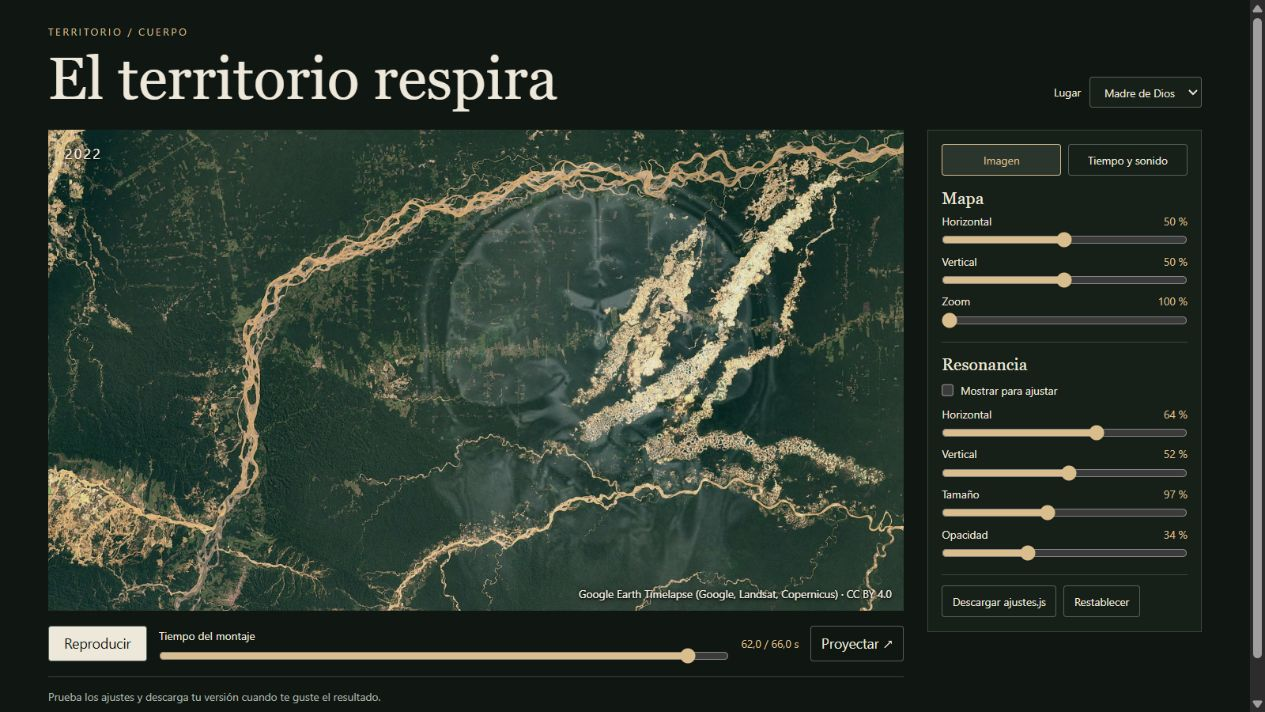
#> input picture montaje_obra/vista-ajustes.png, 1265 x 712 px, given in place of territorio_2000.png, which was not available
$ python preparar_dano.py
#> lines starting #> are read from the running program, lines starting #| are printed output that depends on the picture; after the words box and inside, x2 and y2 are one past the last pixel; in counts of white or black regions, pixels touching at a corner belong together
"""Calcula el crecimiento artístico para los tres encuadres RGB."""
from base64 import b64encode
from heapq import heappop, heappush
from pathlib import Path
import json

import cv2
import numpy as np

HERE = Path(__file__).resolve().parent
SOURCE = HERE.parent / 'material_timelapse'
WIDTH, HEIGHT = 320, 180
TEXTURE_SIZE = (1280, 720)

# Limita las semillas a las cicatrices centrales. Los ríos principales quedan fuera.
MADRE = [
    (.58, .59), (.595, .49), (.612, .39), (.653, .30), (.685, .26),
    (.717, .25), (.744, .206), (.81, .186), (.813, .29), (.785, .38),
    (.793, .49), (.743, .566), (.777, .585), (.850, .62), (.877, .672),
    (.820, .675), (.764, .647), (.716, .643), (.666, .653), (.635, .622),
    (.581, .626),
]
PARIAMANU = [
    [(.56, .343), (.595, .343), (.619, .354), (.651, .355), (.656, .402), (.57, .408)],
    [(.749, .553), (.775, .535), (.819, .557), (.825, .599), (.863, .634), (.904, .625),
     (.899, .687), (.824, .694), (.787, .656), (.736, .636)],
]
CAMANTI = [
    [(.28, .21), (.35, .20), (.39, .42), (.45, .442), (.476, .481), (.528, .437),
     (.568, .439), (.579, .552), (.471, .573), (.38, .55), (.299, .535), (.311, .452),
     (.35, .417), (.324, .332)],
    [(.225, .534), (.291, .543), (.273, .599), (.252, .644), (.277, .723),
     (.23, .797), (.2, .762), (.241, .685), (.208, .632)],
]
PLACES = {
    'madre': dict(folder='con_margen', polygons=[MADRE], luma=130, change=34, area=7,
                  max_cost=19, seed=31, filename='dano_textura.png'),
    'pariamanu': dict(folder='pariamanu', polygons=PARIAMANU, luma=125, change=32, area=4,
                      max_cost=8, seed=52, filename='dano_pariamanu.png'),
    'camanti': dict(folder='camanti', polygons=CAMANTI, luma=104, change=25, area=5,
                    max_cost=11, seed=73, filename='dano_camanti.png'),
}
NEIGHBORS = [
    (-1, 0, .94), (1, 0, .94), (0, -1, 1.08), (0, 1, 1.08),
    (-1, -1, 1.42), (-1, 1, 1.42), (1, -1, 1.42), (1, 1, 1.42),
]


def load_year(folder, year):
#> called with folder = 'con_margen', year = 2000
    image = cv2.imread(str(SOURCE / folder / f'territorio_{year}.png'))
#> image is the input picture: shape (712, 1265, 3); mean B, G, R 45.4, 55.1, 45.1
    if image is None:
        raise FileNotFoundError(f'Falta el mosaico {year} de {folder}.')
    image = cv2.resize(image, (WIDTH, HEIGHT), interpolation=cv2.INTER_AREA)
#> image: shape (180, 320, 3)
    return cv2.cvtColor(image, cv2.COLOR_BGR2RGB).astype(np.float32)
#> call 2 of load_year, with folder = 'con_margen', year = 2022
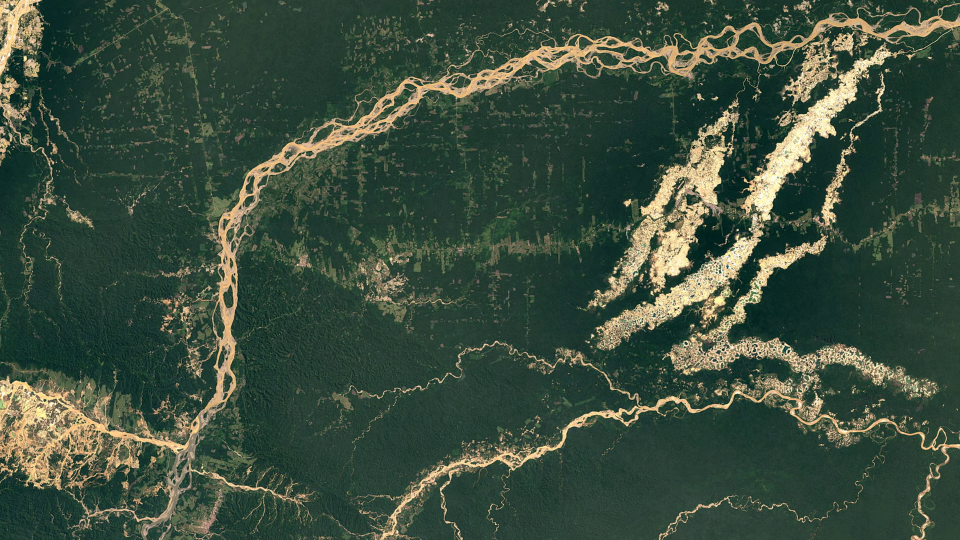
#> input picture material_timelapse/territorio_2022.png, 1920 x 1080 px, found by its file name (shown at 1/2 size)
#> in load_year, image is the input picture: shape (1080, 1920, 3); mean B, G, R 61.6, 77.9, 60


def rgb_luma(image):
    return image @ np.array([.299, .587, .114], dtype=np.float32)
#> returned value: shape (180, 320) float32


def seeds_from_images(before, after, polygons, minimum_luma, minimum_change, minimum_area):
    contours = [(np.array(polygon) * (WIDTH, HEIGHT)).round().astype(np.int32) for polygon in polygons]
    area = cv2.fillPoly(np.zeros((HEIGHT, WIDTH), np.uint8), contours, 1)
    luma = rgb_luma(after)
    red, green, blue = np.moveaxis(after, -1, 0)
    recent = luma - rgb_luma(before)
    bright = (luma > minimum_luma) & (red >= green - 5) & (green >= blue + 6) & (recent > minimum_change)
#> bright: shape (180, 320) bool; 9.9% white; 212 white regions (191 under 20 px), largest, box (x1, y1, x2, y2) and area: (80, 5, 317, 65) 1068, (199, 15, 297, 113) 990, (197, 37, 246, 102) 751
    _, labels, stats, _ = cv2.connectedComponentsWithStats((area & bright).astype(np.uint8))
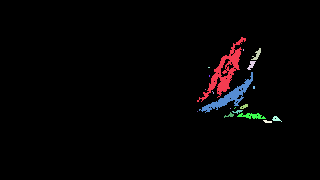
#> labels: shape (180, 320) int32; 20 distinct labels, from 0 to 19; one colour per label, 0 black
#> stats = 20 rows, first 6: [0, 0, 320, 180, 56056], [197, 37, 49, 65, 751], [243, 49, 1, 2, 2], [251, 48, 10, 12, 48], [247, 61, 9, 9, 39], [208, 67, 2, 1, 2]
    kept = stats[:, cv2.CC_STAT_AREA] >= minimum_area
    kept[0] = False
    return kept[labels]
#> returned value: shape (180, 320) bool; 2.6% white; 10 white regions (1 under 20 px), largest, box (x1, y1, x2, y2) and area: (197, 37, 246, 102) 751, (199, 72, 253, 113) 467, (237, 113, 266, 119) 101


def arrival_cost(seeds, cost, bounds, max_cost):
    arrival = np.full((HEIGHT, WIDTH), np.inf)
    arrival[seeds] = 0
    queue = [(0., int(y), int(x)) for y, x in np.argwhere(seeds)]
    while queue:
        current, y, x = heappop(queue)
        if current != arrival[y, x]:
            continue
        for dy, dx, step in NEIGHBORS:
            ny, nx = y + dy, x + dx
            if not (0 <= ny < HEIGHT and 0 <= nx < WIDTH and bounds[ny, nx]):
                continue
            next_cost = current + step * (cost[y, x] + cost[ny, nx]) * .5
            if next_cost < max_cost and next_cost < arrival[ny, nx]:
                arrival[ny, nx] = next_cost
                heappush(queue, (next_cost, ny, nx))
    return arrival


def build_place(folder, polygons, luma, change, area, max_cost, seed, filename):
    before, after = load_year(folder, 2000), load_year(folder, 2022)
    seeds = seeds_from_images(before, after, polygons, luma, change, area)
    if not seeds.any():
        raise ValueError(f'El recorte de {folder} no produjo semillas de crecimiento.')
    rng = np.random.default_rng(seed)
    broad = cv2.resize(rng.random((30, 49)), (WIDTH, HEIGHT), interpolation=cv2.INTER_CUBIC)
    fine = cv2.resize(rng.random((88, 150)), (WIDTH, HEIGHT), interpolation=cv2.INTER_LINEAR)
    texture = np.clip(.69 * broad + .31 * fine, 0, 1)
    cost = 0.49 + 1.8 * texture ** 2 + .80 * (1 - fine) ** 3
    # En Madre de Dios el recorte incluye dos corredores fluviales grandes.
    bounds = rgb_luma(after) > 31
#> bounds: shape (180, 320) bool; 99.4% white; black in thin lines or dots, all inside (x1, y1, x2, y2) = (4, 1, 270, 110)
    if folder == 'con_margen':
        bounds[:32] = False
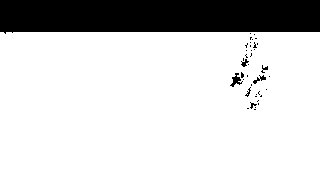
#> bounds: shape (180, 320) bool; 81.7% white; 39 black regions (32 under 20 px), largest, box (x1, y1, x2, y2) and area: (0, 0, 320, 34) 10244, (230, 73, 243, 87) 77, (253, 75, 266, 84) 45
        bounds[124:] = False
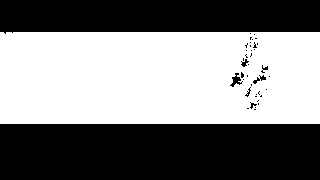
#> bounds: shape (180, 320) bool; 50.6% white; 40 black regions (32 under 20 px), largest, box (x1, y1, x2, y2) and area: (0, 124, 320, 180) 17920, (0, 0, 320, 34) 10244, (230, 73, 243, 87) 77
    arrival = arrival_cost(seeds, cost, bounds | seeds, max_cost)
#> in arrival_cost, `queue = [(0., int(y), int(x)) for y, x in np.argwhere(seeds)]`: queue = 1524 items, first 6: (0, 37, 241), (0, 37, 242), (0, 38, 241), (0, 38, 242), (0, 38, 243), (0, 38, 244)
#> the loop in arrival_cost, `while queue:` made 10415 passes
#> (y, x) on passes 1 to 3: (37, 241), (37, 242), (38, 241)
    spreading = np.isfinite(arrival) & ~seeds
#> spreading: shape (180, 320) bool; 10.2% white; 16 white regions (14 under 20 px), largest, box (x1, y1, x2, y2) and area: (182, 32, 297, 124) 5793, (221, 59, 234, 77) 89
    times = np.full((HEIGHT, WIDTH), 255, np.uint8)
    times[spreading] = (8 + 238 * arrival[spreading] / max_cost).astype(np.uint8)

    # La expansión se calcula a baja resolución y la textura conserva detalle fino.
    detailed = cv2.resize(rng.random((242, 430)), TEXTURE_SIZE, interpolation=cv2.INTER_CUBIC)
    grain = rng.random(TEXTURE_SIZE[::-1])
    tone = np.clip(.22 * cv2.resize(broad, TEXTURE_SIZE) + .32 * cv2.resize(fine, TEXTURE_SIZE)
                   + .31 * detailed + .15 * grain, 0, 1)
    colors = np.stack([112 + 141 * tone, 77 + 148 * tone, 43 + 139 * tone], axis=-1)
    opacity = np.clip((tone - .28) / .40, 0, 1) ** .83
    taper = np.clip((max_cost - np.minimum(arrival, max_cost)) / min(2.4, max_cost / 4), 0, 1)
    opacity *= cv2.resize(taper * spreading, TEXTURE_SIZE)
    visual = np.dstack([colors, 255 * opacity]).astype(np.uint8)
    visual[visual[:, :, 3] == 0] = 0
    if not cv2.imwrite(str(HERE / filename), cv2.cvtColor(visual, cv2.COLOR_RGBA2BGRA)):
        raise OSError('No se pudo guardar la textura de expansión.')
    print(f'{folder}: {seeds.sum()} semillas y {spreading.sum()} celdas de expansión.')
#| con_margen: 1524 semillas y 5900 celdas de expansión.
    return dict(texture=filename, times=b64encode(times.tobytes()).decode('ascii'))


def build():
    data = dict(width=WIDTH, height=HEIGHT, places={key: build_place(**profile) for key, profile in PLACES.items()})
#> call 3 of load_year, with folder = 'pariamanu', year = 2000
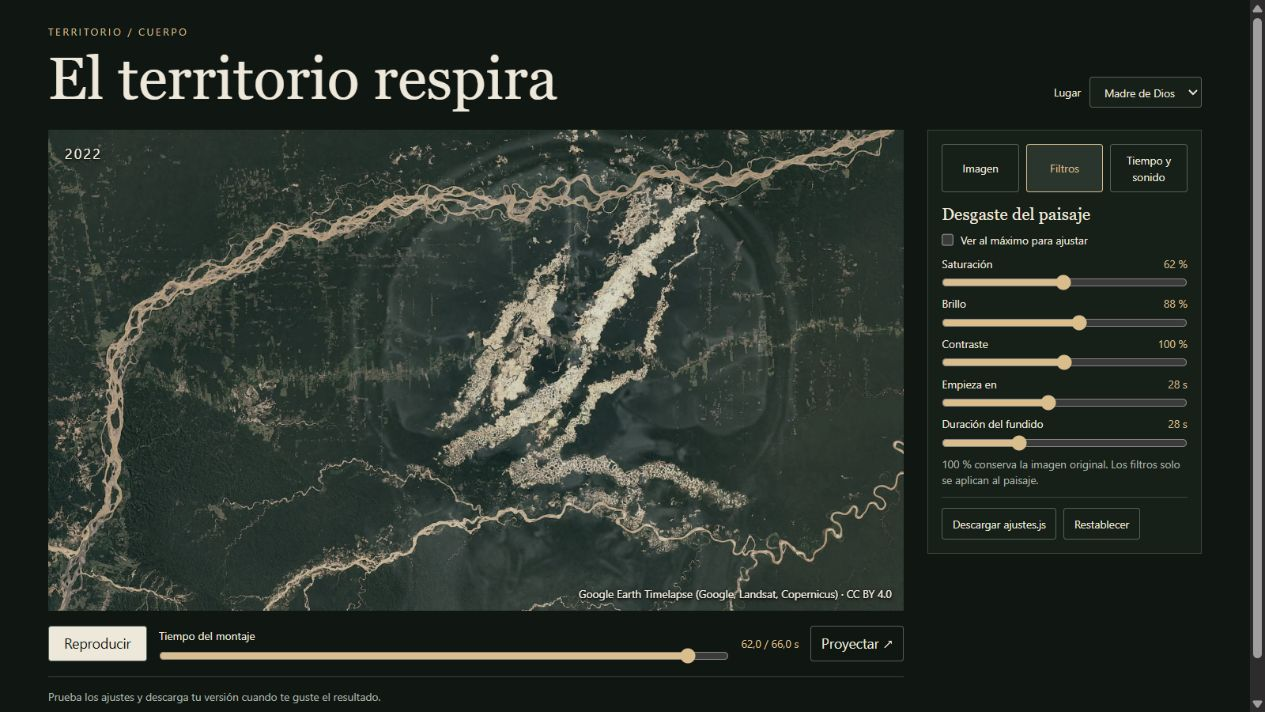
#> input picture montaje_obra/vista-desgaste.png, 1265 x 712 px, given in place of territorio_2000.png, which was not available
#> in load_year, image is the input picture: shape (712, 1265, 3); mean B, G, R 43.6, 50.4, 43.4
#> in seeds_from_images (call 2), `area = cv2.fillPoly(np.zeros((HEIGHT, WIDTH), np.uint8), contours, 1)`: area: shape (180, 320); values 0 (black) and 1 (white), 2.1% white; 2 white regions, box (x1, y1, x2, y2) and area: (236, 96, 290, 126) 892, (179, 62, 211, 74) 310
#> in seeds_from_images (call 2), `bright = (luma > minimum_luma) & (red >= green - 5) & (green >= blue +..`: bright: shape (180, 320) bool; 10.7% white; 221 white regions (201 under 20 px), largest, box (x1, y1, x2, y2) and area: (0, 5, 317, 162) 2335, (199, 15, 297, 116) 1025, (196, 37, 246, 102) 782
#> in seeds_from_images (call 2), `_, labels, stats, _ = cv2.connectedComponentsWithStats((area & bright)..`: labels: shape (180, 320) int32; 8 distinct labels, from 0 to 7
#> in seeds_from_images (call 2), `return kept[labels]`: returned value: shape (180, 320) bool; 0.5% white; 4 white regions (2 under 20 px), largest, box (x1, y1, x2, y2) and area: (239, 113, 289, 125) 226, (237, 102, 248, 114) 43
#> the loop in arrival_cost (call 2), `while queue:` made 2289 passes
#> (y, x) on passes 1 to 3: (97, 253), (98, 249), (98, 251)
#> in build_place (call 2), `spreading = np.isfinite(arrival) & ~seeds`: spreading: shape (180, 320) bool; 2.3% white; 7 white regions (6 under 20 px), largest, box (x1, y1, x2, y2) and area: (230, 89, 296, 133) 1333
#| pariamanu: 288 semillas y 1339 celdas de expansión.
#> call 3 of seeds_from_images, with minimum_luma = 104, minimum_change = 25, minimum_area = 5
#> in seeds_from_images (call 3), `area = cv2.fillPoly(np.zeros((HEIGHT, WIDTH), np.uint8), contours, 1)`: area: shape (180, 320); values 0 (black) and 1 (white), 5.8% white; 2 white regions, box (x1, y1, x2, y2) and area: (90, 36, 186, 104) 2580, (64, 96, 94, 144) 747
#> in seeds_from_images (call 3), `bright = (luma > minimum_luma) & (red >= green - 5) & (green >= blue +..`:
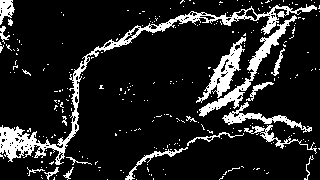
#> bright: shape (180, 320) bool; 13.4% white; 264 white regions (245 under 20 px), largest, box (x1, y1, x2, y2) and area: (0, 4, 317, 165) 2989, (199, 15, 297, 117) 1113, (196, 37, 246, 103) 882
#> in seeds_from_images (call 3), `_, labels, stats, _ = cv2.connectedComponentsWithStats((area & bright)..`: labels: shape (180, 320) int32; 26 distinct labels, from 0 to 25
#> in seeds_from_images (call 3), `_, labels, stats, _ = cv2.connectedComponentsWithStats((area & bright)..`: stats = 26 rows, first 6: [0, 0, 320, 180, 57268], [96, 39, 20, 13, 98], [101, 52, 2, 1, 2], [182, 79, 1, 1, 1], [170, 81, 2, 1, 2], [176, 81, 1, 1, 1]
#> in seeds_from_images (call 3), `return kept[labels]`: returned value: shape (180, 320) bool; 0.52% white in thin lines or dots, all inside (x1, y1, x2, y2) = (66, 39, 122, 141)
#> call 3 of arrival_cost, with max_cost = 11
#> in arrival_cost (call 3), `queue = [(0., int(y), int(x)) for y, x in np.argwhere(seeds)]`: queue = 301 items, first 6: (0, 39, 111), (0, 40, 109), (0, 40, 110), (0, 40, 111), (0, 41, 108), (0, 41, 109)
#> the loop in arrival_cost (call 3), `while queue:` made 4757 passes
#> (y, x) on passes 1 to 3: (39, 111), (40, 109), (40, 110)
#> after the loop in arrival_cost (call 3), `while queue:`:
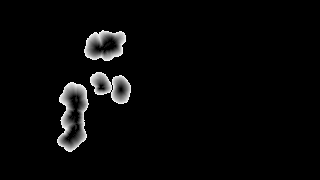
#> arrival: shape (180, 320) float64; 94.15% of the values are NaN or infinite; the others: min 0, max 11, mean 5.75; drawn with min black, max white, NaN and infinite black
#| camanti: 301 semillas y 3071 celdas de expansión.
#> data = 3 items
    (HERE / 'dano_datos.js').write_text(
        '// Generado por preparar_dano.py a partir de los mosaicos 2000 y 2022.\n'
        'window.DANO_DATOS = ' + json.dumps(data, separators=(',', ':')) + ';\n',
        encoding='utf-8',
    )


if __name__ == '__main__':
    build()
